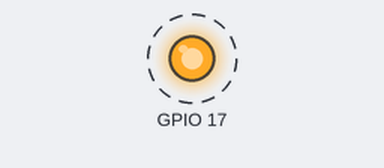
This program was run on a simulated Raspberry Pi (BCM pin numbers). On the bench: output pins drawn as LEDs (lit = HIGH). Dashed ring = blinking. What the program prints to the terminal is not drawn. At 12.0 s the program stops and its outputs stay as they are.

Above: at 0.5 s.
Timing chart, 0 to 4.6 s (numbered marks = the images above):
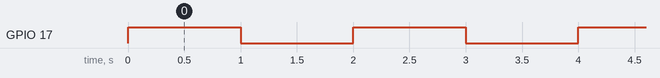

Measured:
- by itself, GPIO 17: alternates HIGH for 1.0 s and LOW for 1.0 s, 12 changes in all, then stays LOW

The program:

relay_toggle_test.py
```python
#!/usr/bin/env python3

import time

import RPi.GPIO as GPIO


def main():
    GPIO.setwarnings(False)
    GPIO.setmode(GPIO.BCM)
    GPIO.setup(17, GPIO.OUT, initial=GPIO.LOW)

    for i in range(6):
        GPIO.output(17, GPIO.HIGH)
        print(f"{i}: HIGH", flush=True)
        time.sleep(1.0)
        GPIO.output(17, GPIO.LOW)
        print(f"{i}: LOW", flush=True)
        time.sleep(1.0)

    GPIO.cleanup()
    print("done", flush=True)


if __name__ == "__main__":
    main()
```
